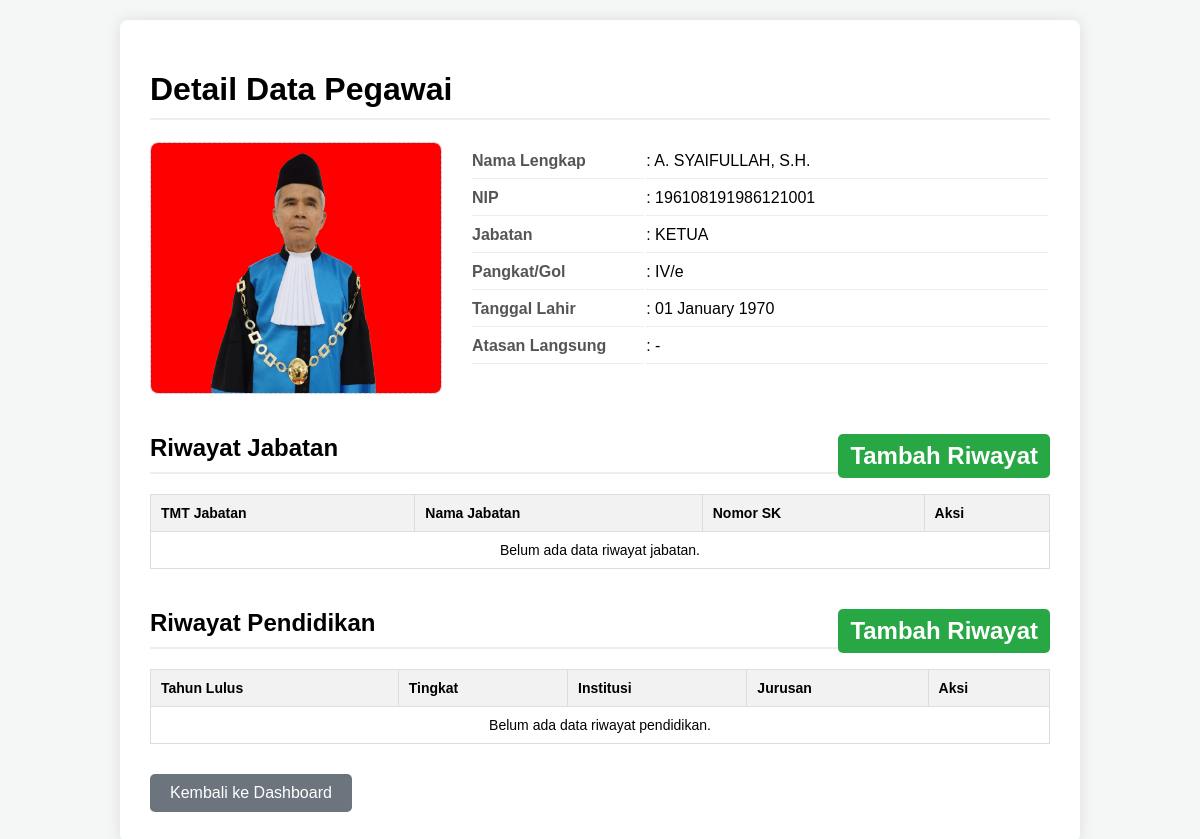
Page /admin/detail_pegawai.php?id=1 (signed in) on the committed database.
### tables this page shows
CREATE TABLE `pegawai` (
  `id` int(11) NOT NULL,
  `nama_lengkap` varchar(150) NOT NULL,
  `nip` varchar(20) NOT NULL,
  `id_jabatan` int(11) DEFAULT NULL,
  `id_golongan` int(11) DEFAULT NULL,
  `unit_kerja` varchar(100) DEFAULT NULL,
  `tanggal_lahir` date DEFAULT NULL,
  `foto` varchar(255) DEFAULT NULL,
  `id_atasan` int(11) DEFAULT NULL,
  `ttd_image` varchar(255) DEFAULT NULL
);

CREATE TABLE `jabatan` (
  `id` int(11) NOT NULL,
  `nama_jabatan` varchar(150) NOT NULL
);

CREATE TABLE `golongan` (
  `id` int(11) NOT NULL,
  `nama_golongan` varchar(50) NOT NULL
);

### admin/detail_pegawai.php (the view, shortened to what this page needs)
<?php
include '../koneksi.php';
$id = $_GET['id'];
$query_pegawai = "SELECT p.*, j.nama_jabatan, g.nama_golongan, atasan.nama_lengkap as nama_atasan
                  FROM pegawai p
                  LEFT JOIN jabatan j ON p.id_jabatan = j.id
                  LEFT JOIN golongan g ON p.id_golongan = g.id
                  LEFT JOIN pegawai atasan ON p.id_atasan = atasan.id
                  WHERE p.id = $id";
$result_pegawai = mysqli_query($koneksi, $query_pegawai);
$pegawai = mysqli_fetch_assoc($result_pegawai);
$query_jabatan_hist = "SELECT * FROM riwayat_jabatan WHERE id_pegawai = $id ORDER BY tmt_jabatan DESC";
$result_jabatan_hist = mysqli_query($koneksi, $query_jabatan_hist);
$query_pendidikan = "SELECT * FROM riwayat_pendidikan WHERE id_pegawai = $id ORDER BY tahun_lulus DESC";
$result_pendidikan = mysqli_query($koneksi, $query_pendidikan);
?>
<!DOCTYPE html>
<html>
<head>
</head>
<body>
    <div class="container">
        <h1>Detail Data Pegawai</h1>
        <div class="detail-grid">
            <div class="photo-section">
                <div class="photo-placeholder">
                    <?php if (!empty($pegawai['foto']) && file_exists('../uploads/' . $pegawai['foto'])): ?>
                        <img src="../uploads/<?php echo htmlspecialchars($pegawai['foto']); ?>" alt="Foto Pegawai" style="width:100%; height:100%; object-fit:cover;">
                    <?php else: ?>
                        <span>Foto Belum Ada</span>
                    <?php endif; ?>
                </div>
            </div>
            <div class="data-section">
                <table class="data-table">
                    <tr>
                        <td>Nama Lengkap</td>
                        <td>: <?php echo htmlspecialchars($pegawai['nama_lengkap']); ?></td>
                    </tr>
                    <tr>
                        <td>NIP</td>
                        <td>: <?php echo htmlspecialchars($pegawai['nip']); ?></td>
                    </tr>
                    <tr>
                        <td>Jabatan</td>
                        <td>: <?php echo htmlspecialchars($pegawai['nama_jabatan']); ?></td>
                    </tr>
                    <tr>
                        <td>Pangkat/Gol</td>
                        <td>: <?php echo htmlspecialchars($pegawai['nama_golongan']); ?></td>
                    </tr>
                    <tr>
                        <td>Tanggal Lahir</td>
                        <td>: <?php echo date('d F Y', strtotime($pegawai['tanggal_lahir'])); ?></td>
                    </tr>
                    <tr>
                        <td>Atasan Langsung</td>
                        <td>: <?php echo htmlspecialchars($pegawai['nama_atasan'] ? $pegawai['nama_atasan'] : '-'); ?></td>
                    </tr>
                </table>
            </div>
        </div>
        <div class="history-section">
            <h2>Riwayat Jabatan <a href="tambah_riwayat.php?id_pegawai=<?php echo $id; ?>" class="btn-add">Tambah Riwayat</a></h2>
            <table class="history-table">
                <thead>
                    <tr>
                        <th>TMT Jabatan</th>
                        <th>Nama Jabatan</th>
                        <th>Nomor SK</th>
                        <th>Aksi</th>
                    </tr>
                </thead>
                <tbody>
                    <?php if (mysqli_num_rows($result_jabatan_hist) > 0): ?>
                        <?php while ($riwayat = mysqli_fetch_assoc($result_jabatan_hist)): ?>
                            <tr>
                                <td><?php echo date('d M Y', strtotime($riwayat['tmt_jabatan'])); ?></td>
                                <td><?php echo htmlspecialchars($riwayat['jabatan']); ?></td>
                                <td><?php echo htmlspecialchars($riwayat['nomor_sk']); ?></td>
                                <td class='actions'>
                                    <a href='edit_riwayat.php?id=<?php echo $riwayat['id']; ?>&id_pegawai=<?php echo $id; ?>' class='edit'>Edit</a>
                                    <a href='hapus_riwayat.php?id=<?php echo $riwayat['id']; ?>&id_pegawai=<?php echo $id; ?>' class='delete' onclick='return confirm("Yakin?");'>Hapus</a>
                                </td>
                            </tr>
                        <?php endwhile;
                        ?>
                    <?php else: ?>
                        <tr>
                            <td colspan='4' style='text-align:center;'>Belum ada data riwayat jabatan.</td>
                        </tr>
                    <?php endif; ?>
                </tbody>
            </table>
        </div>
        <div class="history-section">
            <h2>Riwayat Pendidikan <a href="tambah_pendidikan.php?id_pegawai=<?php echo $id; ?>" class="btn-add">Tambah Riwayat</a></h2>
            <table class="history-table">
                <thead>
                    <tr>
                        <th>Tahun Lulus</th>
                        <th>Tingkat</th>
                        <th>Institusi</th>
                        <th>Jurusan</th>
                        <th>Aksi</th>
                    </tr>
                </thead>
                <tbody>
                    <?php if (mysqli_num_rows($result_pendidikan) > 0): ?>
                        <?php while ($pendidikan = mysqli_fetch_assoc($result_pendidikan)): ?>
                            <tr>
                                <td><?php echo htmlspecialchars($pendidikan['tahun_lulus']); ?></td>
                                <td><?php echo htmlspecialchars($pendidikan['tingkat_pendidikan']); ?></td>
                                <td><?php echo htmlspecialchars($pendidikan['nama_institusi']); ?></td>
                                <td><?php echo htmlspecialchars($pendidikan['jurusan']); ?></td>
                                <td class='actions'>
                                    <a href='edit_pendidikan.php?id=<?php echo $pendidikan['id']; ?>&id_pegawai=<?php echo $id; ?>' class='edit'>Edit</a>
                                    <a href='hapus_pendidikan.php?id=<?php echo $pendidikan['id']; ?>&id_pegawai=<?php echo $id; ?>' class='delete' onclick='return confirm("Yakin?");'>Hapus</a>
                                </td>
                            </tr>
                        <?php endwhile; ?>
                    <?php else: ?>
                        <tr>
                            <td colspan='5' style='text-align:center;'>Belum ada data riwayat pendidikan.</td>
                        </tr>
                    <?php endif; ?>
                </tbody>
            </table>
        </div>
        <a href="manajemen_pegawai.php" class="btn-back">Kembali ke Dashboard</a>
    </div>
</body>
</html>

### admin/detail_pegawai.php (style rules this page uses)
body { font-family: sans-serif; background-color: #f4f7f6; margin: 20px; }
.container { max-width: 900px; margin: auto; background-color: white; padding: 30px; border-radius: 8px; box-shadow: 0 0 15px rgba(0, 0, 0, 0.1); }
h1, h2 { border-bottom: 2px solid #eee; padding-bottom: 10px; }
.detail-grid { display: flex; gap: 30px; margin-top: 20px; }
.photo-section { flex: 1; }
.data-section { flex: 2; }
.photo-placeholder { width: 100%; height: 250px; background-color: #e9ecef; border: 1px dashed #ccc; display: flex; justify-content: center; align-items: center; color: #6c757d; border-radius: 8px; font-size: 16px; overflow: hidden; }
.data-table { width: 100%; }
.data-table td { padding: 8px 0; border-bottom: 1px solid #eee; }
.data-table td:first-child { font-weight: bold; color: #555; width: 30%; }
.btn-back { display: inline-block; margin-top: 30px; padding: 10px 20px; background-color: #6c757d; color: white; text-decoration: none; border-radius: 5px; }
.btn-add { padding: 8px 12px; background-color: #28a745; color: white; text-decoration: none; border-radius: 5px; float: right; }
.history-section { margin-top: 40px; }
.history-table { width: 100%; border-collapse: collapse; margin-top: 15px; font-size: 14px; }
.history-table th, .history-table td { padding: 10px; border: 1px solid #ddd; text-align: left; }
.history-table th { background-color: #f2f2f2; }

### rows in the picture
pegawai: foto (picture), nama_lengkap "A. SYAIFULLAH, S.H.", nip "196108191986121001", id_jabatan.nama_jabatan "KETUA", id_golongan.nama_golongan "IV/e", tanggal_lahir "01 January 1970"

### other values in the picture
$pegawai['nama_atasan'] ? $pegawai['nama_atasan'] : '-' "-"
